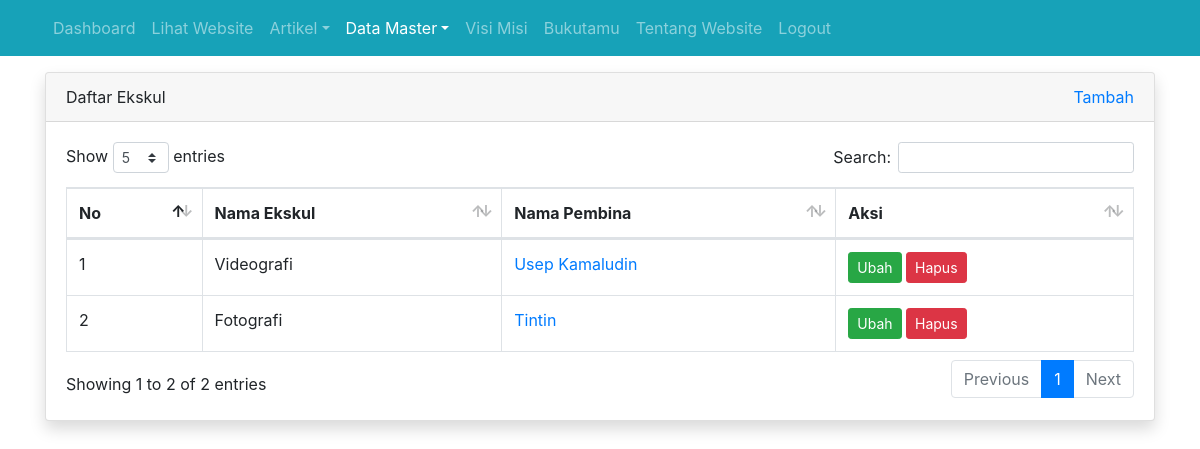
Screenshot of /admin/ekskul/index.php (signed in) with the database file from the repository.
### tables this page shows
CREATE TABLE `tbl_ekskul` (
  `id` int(11) NOT NULL,
  `nama_ekskul` varchar(50) DEFAULT NULL,
  `pembina` int(11) DEFAULT NULL
);

CREATE TABLE `tbl_guru` (
  `id` int(11) NOT NULL,
  `nama` varchar(100) DEFAULT NULL,
  `nip` int(10) DEFAULT NULL,
  `jenis_kelamin` enum('L','P') DEFAULT NULL,
  `no_hp` varchar(12) DEFAULT NULL,
  `tempat_lahir` varchar(50) DEFAULT NULL,
  `tanggal_lahir` date DEFAULT NULL,
  `mata_pelajaran` varchar(50) DEFAULT NULL,
  `alamat` varchar(100) DEFAULT NULL,
  `foto` varchar(100) DEFAULT NULL
);

### admin/ekskul/index.php (the view, shortened to what this page needs)
<?php
require_once '../../koneksi.php';
$query = mysqli_query($koneksi, "SELECT tbl_ekskul.id AS id, tbl_ekskul.nama_ekskul, tbl_ekskul.pembina, tbl_guru.nama, tbl_guru.id AS id_guru FROM tbl_ekskul LEFT JOIN tbl_guru on tbl_ekskul.pembina = tbl_guru.id");
$no = 1;
?>
<!DOCTYPE html>
<html>
<head>
	<link rel="stylesheet" href="../../resources/datatables/datatables.min.css">
	<link rel="stylesheet" href="../../resources/css/bootstrap.min.css">
</head>
<body>
	<?php require_once '../navbar.php'; ?>
	<div class="container mt-3">
		<div class="row">
			<div class="col">
				<div class="card shadow">
					<div class="card-header">
						<div class="clearfix">
							<div class="float-left">
								Daftar Ekskul
							</div>
							<div class="float-right">
								<a href="tambah.php">Tambah</a>
							</div>
						</div>
					</div>
					<div class="card-body">
						<table id="table_id" class="dataTable table table-bordered">
						    <thead>
						        <tr>
						            <th>No</th>
						            <th>Nama Ekskul</th>
						            <th>Nama Pembina</th>
						            <th>Aksi</th>
						        </tr>
						    </thead>
						    <tbody>
								<?php while($row = mysqli_fetch_assoc($query)) : ?>
						        	<tr>
						        		<td><?= $no++ ?></td>
						        		<td><?= $row['nama_ekskul'] ?></td>
						        		<td><a href="../guru/detail.php?id=<?= $row['id_guru'] ?>" target="_blank"><?= isset($row['nama']) ? $row['nama'] : '-' ?></a></td>
						        		<td>
						        			<a href="ubah.php?id=<?= $row['id'] ?>" class="btn btn-success btn-sm">Ubah</a>
											<a href="hapus.php?id=<?= $row['id'] ?>" class="btn btn-danger btn-sm" onclick="return confirm('apakah anda yakin?')">Hapus</a>
						        		</td>
						        	</tr>
								<?php endwhile; ?>
						    </tbody>
						</table>
					</div>
				</div>
			</div>
		</div>
	</div>
</body>
</html>

### rows the page displays
tbl_ekskul: nama_ekskul "Videografi", pembina.nama "Usep Kamaludin"
tbl_ekskul: nama_ekskul "Fotografi", pembina.nama "Tintin"
